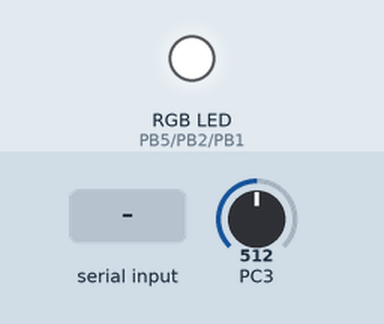
Recording of a program running on a simulated ATmega328P, built with avr-gcc and emulated at 16 MHz. Parts: an RGB LED mixed from three pins (HIGH = lit). The test bench sets the inputs (shaded band); at power-on: PC3 = 512. What the program prints to the serial monitor is not drawn.

Above: at 1.2 s.
1.3 s: "SET_COLOR=\n" received over Serial
2.8 s: "90,45\n" received over Serial
Timing chart, 0 to 5.8 s (numbered marks = the images above; inputs shaded):
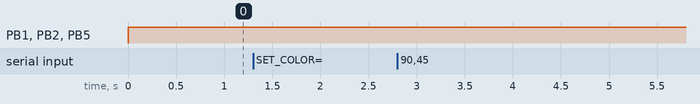

Measured:
- after the input at 1.3 s, every drawn part: stays the same
- after the input at 2.8 s, every drawn part: stays the same

The program:

main.c
```c
#include "utils.h"
#include "adc.h"
#include "control_led.h"
#include "timer2.h"
#include "cli.h"

int main(void) {
	// --- Setup de Subsistemas ---
	ControlLed_Init();
	TIMER2_Init();
	ADC_Init();

	sei();       // Habilitación global de interrupciones

	CLI_Init();  // Inicializa UART y comandos

	while (1) {
		// Procesar comandos del usuario (CLI)
		CLI_Procesar();

		// Gestión del Sensor LDR cada 100ms
		if (TIMER2_MuestraLista()) {
			TIMER2_MuestraProcesada();
			ADC_Read();
		}

		// Captura de datos del ADC
		if (ADC_GetFlag()) {
			ControlLed_ActualizarPeriodo(ADC_GetLuz());
			ADC_ClearFlag();
		}

		// Actualización constante de la envolvente PWM
		ControlLed_Actualizar(TIMER2_Get_Milisegundos());
	}
}
```

adc.c
```c
#include "adc.h"

static volatile uint8_t lectura=0;

static volatile uint8_t adc_flag=0;

void ADC_Init(){
	//Habilita ADC
	ADCSRA |= 1<<ADEN;

	//Clock prescaler en 128 -> sample frequency 125kHz
	ADCSRA |= 1<<ADPS2 | 1<<ADPS1 | 1<<ADPS0;

	//Establece Vcc como referencia
	ADMUX |= 1<<REFS0;

	//Establece channel 3 (ADC3)
	ADMUX |= 1<<MUX1 | 1<<MUX0;

	//Deshabilita digital input en el pin ADC3
	DIDR0 |= 1<<ADC3D;

	// Alinea el resultado a la izquierda. Como el ADC es de 10 bits, los 8 bits más significativos quedan en el registro ADCH
	ADMUX  |= 1<<ADLAR;

	//Habilita las interupciones
	ADCSRA |= 1<<ADIE;

}

// Inicia el proceso de conversión poniendo en alto el bit ADSC (Start Conversion)
void ADC_Read(){
	ADCSRA |= 1<< ADSC;
}

// Mecanismo dE bandera para que el programa principal sepa cuándo hay una nueva lectura disponible sin quedarse bloqueado esperando
uint8_t ADC_GetFlag(){
	return adc_flag;
}

void ADC_ClearFlag(){
	adc_flag=0;
}

// Devuelve el último valor almacenado en la variable lectura.
uint8_t ADC_GetLuz(){
	return lectura;
}

// Se ejecuta automáticamente cuando el ADC termina de procesar la muestra
ISR(ADC_vect){
	// Captura los 8 bits superiores del resultado (gracias a ADLAR).
	lectura = ADCH;

	// Avisa al sistema que el dato es nuevo.
	adc_flag=1;
}	
```

adc.h
```c
#ifndef ADC_H_
#define ADC_H_

#include "utils.h"

void ADC_Init();
uint8_t ADC_GetLuz();
void ADC_Read();
void ADC_ClearFlag();
uint8_t ADC_GetFlag();

#endif /* ADC_H_ */
```

cli.c
```c
#include "cli.h"

// Prototipo de función privada
static void procesar_comando(char *comando);

// Función de inicialización del CLI (Interfaz de Línea de Comandos)
void CLI_Init(void) {
	// Inicializar el hardware de comunicación
	UART_Init();

	// Enviar mensaje de bienvenida a través de UART
	UART_Send_String("\r\n=== LED RGB ===\r\n");
	UART_Send_String("Sistema iniciado. Esperando datos...\r\n");
	UART_Send_String("Comando: SET_COLOR=r,g,b\r\n");
}

void CLI_Procesar(void) {
	// Actúa si la UART avisa que hay datos
	if (UART_ComandoDisponible()) {
		char comando_buffer[RX_BUFFER_SIZE];
		UART_GetComando(comando_buffer, sizeof(comando_buffer));
		procesar_comando(comando_buffer);
	}
}

static void procesar_comando(char *comando) {
	char buffer_notificacion[60];

	// Validación del encabezado del comando
	if (strncmp(comando, "SET_COLOR=", 10) == 0) {
		int r, g, b;

		// Parseo de los 3 valores decimales (0-255) separados por comas
		if (sscanf(comando + 10, "%d,%d,%d", &r, &g, &b) == 3) {

			// Verificación de rango para tipos uint8_t
			if (r >= 0 && r <= 255 && g >= 0 && g <= 255 && b >= 0 && b <= 255) {

				// Actualizar el objetivo de la máquina de estados de los LEDs
				ControlLed_SetColorObjetivo((uint8_t)r, (uint8_t)g, (uint8_t)b);

				sprintf(buffer_notificacion, "OK: Color actualizado a R:%d G:%d B:%d\r\n", r, g, b);
				UART_Send_String(buffer_notificacion);
				} else {
				UART_Send_String("Error: Valores fuera de rango (0-255).\r\n");
			}
			} else {
			UART_Send_String("Error: Formato incorrecto. Use R,G,B\r\n");
		}
		} else if (strlen(comando) > 0) {
		UART_Send_String("Comando no reconocido.\r\n");
	}
}
```

cli.h
```c
#ifndef CLI_H_
#define CLI_H_

#include "utils.h"
#include "uart.h"
#include "control_led.h"

// Envíar el mensaje de bienvenida
void CLI_Init(void);

// Procesar datos de la UART
void CLI_Procesar(void);

#endif /* CLI_H_ */
```

control_led.c
```c
#include "control_led.h"
#include "pwm.h"

static volatile uint8_t  color_r = 0, color_g = 0, color_b = 0; // Color objetivo (usuario)
static uint16_t periodo_T_ms = 4500;                    // Periodo de parpadeo actual
static estado_envolvente_t estado_actual = FASE_SUBIDA;
static uint32_t inicio_fase_ms = 0;
static uint16_t apagado_ms = 0;

void ControlLed_Init(void) {
	PWM_Init();
}

void ControlLed_SetColorObjetivo(uint8_t r, uint8_t g, uint8_t b) {
	color_r = r;
	color_g = g;
	color_b = b;
}

void ControlLed_ActualizarPeriodo(uint8_t adc_val) {
	// Mas luz -> adc_val alto -> periodo menor (parpadeo mas rapido)
	periodo_T_ms = 6000UL - (((uint8_t)adc_val * 3000UL) / 255UL);

}

static uint8_t Calcular_Envolvente(uint32_t tiempo_ms) {
	uint32_t tiempo_en_fase = tiempo_ms - inicio_fase_ms;
	uint8_t salida = 0;

	switch(estado_actual) {
		case FASE_SUBIDA:
		if (tiempo_en_fase >= 1000) {
			estado_actual = FASE_MESETA;
			inicio_fase_ms = tiempo_ms;
			salida = 255;
			} else {
			salida = (uint8_t)((tiempo_en_fase * 255UL) / 1000);
		}
		break;

		case FASE_MESETA:
		if (tiempo_en_fase >= 1000) {
			estado_actual = FASE_BAJADA;
			inicio_fase_ms = tiempo_ms;
			salida = 255;
			} else {
			salida = 255;
		}
		break;

		case FASE_BAJADA:
		if (tiempo_en_fase >= 1000) {
			estado_actual = FASE_APAGADO;
			inicio_fase_ms = tiempo_ms;
			// Calcular tiempo de apagado (puede ser 0 si periodo=3000ms)
			apagado_ms = (periodo_T_ms > 3000) ? (periodo_T_ms - 3000) : 0;
			salida = 0;
			} else {
			salida = (uint8_t)(255 - ((tiempo_en_fase * 255UL) / 1000));
		}
		break;

		case FASE_APAGADO:
		if (apagado_ms == 0) {
			// Si no hay apagado, reiniciar inmediatamente
			estado_actual = FASE_SUBIDA;
			inicio_fase_ms = tiempo_ms;
			salida = 0;
		}
		else if (tiempo_en_fase >= apagado_ms) {
			// Fin del apagado, reiniciar ciclo
			estado_actual = FASE_SUBIDA;
			inicio_fase_ms = tiempo_ms;
			salida = 0;
			} else {
			// Durante el apagado
			salida = 0;
		}
		break;
	}

	return salida;
}


void ControlLed_Actualizar(uint32_t tiempo_ms) {
	uint8_t envolvente = Calcular_Envolvente(tiempo_ms);

	PWM_Set_Rojo(((uint16_t)color_r * envolvente) / 255);
	PWM_Set_Verde(((uint16_t)color_g * envolvente) / 255);
	PWM_Set_Azul(((uint16_t)color_b * envolvente) / 255);
}
```

control_led.h
```c
#ifndef CONTROL_LED_H
#define CONTROL_LED_H

#include "utils.h"
// ---------- Periodo de parpadeo (ms) ----------
#define PERIODO_MIN_MS 3000UL // Maxima luz
#define PERIODO_MAX_MS 6000UL // Minima luz

typedef enum {
	FASE_SUBIDA,
	FASE_MESETA,
	FASE_BAJADA,
	FASE_APAGADO
} estado_envolvente_t;


void ControlLed_Init(void);
void ControlLed_SetColorObjetivo(uint8_t r, uint8_t g, uint8_t b);
void ControlLed_ActualizarPeriodo(uint8_t adc_val);
void ControlLed_Actualizar(uint32_t tiempo_ms); // Recalcula envolvente y aplica al PWM

#endif
```

pwm.c
```c
#include "pwm.h"

#define PWM_PERIOD 256

// Ánodo común -> lógica invertida: "encendido" = pin en bajo (0 lógico)
#define PWM_ON()   (PORTB &= ~(1 << LED_R_PIN))
#define PWM_OFF()  (PORTB |=  (1 << LED_R_PIN))

static volatile uint8_t  duty_rojo    = 0;
static volatile uint16_t PWM_position = 0;

// ---------------- Timer1: PWM Hardware Phase Correct (Verde y Azul) ----------------
static void Timer1_Init(void) {
	// Configurar pines PB1 (Azul) y PB2 (Verde) como salidas
	DDRB |= (1 << LED_G_PIN) | (1 << LED_B_PIN);

	// Phase Correct PWM 8 bits (WGM13:0 = 0001 -> WGM10 = 1)
	// Modo Invertido para Ánodo Común (COM1A1:0 = 11, COM1B1:0 = 11)
	TCCR1A = (1 << COM1A1) | (1 << COM1A0) | (1 << COM1B1) | (1 << COM1B0) | (1 << WGM10);

	// Prescaler = 1 (CS10 = 1, WGM12 = 0, WGM13 = 0) -> Frecuencia ~31.37 kHz
	TCCR1B = (1 << CS10);

	OCR1A = 0; // Azul apagado
	OCR1B = 0; // Verde apagado
}

// ---------------- Timer0: PWM Software en Modo Phase Correct (Rojo) ----------------
static void Timer0_Init(void) {
	DDRB |= (1 << LED_R_PIN); // PB5 configurado como salida

	// Phase Correct PWM 8 bits (WGM00 = 1)
	TCCR0A = (1 << WGM00);

	// Prescaler = 1 (CS00 = 1) -> Frecuencia final de PWM ~122.5 Hz (> 30 Hz)
	TCCR0B = (1 << CS00);

	// Interrupción al desbordar en BOTTOM/TOP para mantener flujo contínuo
	OCR0A  = 255;
	TIMSK0 = (1 << OCIE0A);
}

static void PWM_Soft_Update(void) {
	if (++PWM_position >= PWM_PERIOD) {
		PWM_position = 0;
	}

	if (PWM_position < duty_rojo) {
		PWM_ON();
		} else {
		PWM_OFF();
	}
}

ISR(TIMER0_COMPA_vect) {
	PWM_Soft_Update();
}

void PWM_Init(void) {
	Timer1_Init();
	Timer0_Init();
}

void PWM_Set_Rojo(uint8_t duty) {
	duty_rojo = duty;
}

void PWM_Set_Verde(uint8_t duty) {
	OCR1B = duty; // En modo invertido, mayor OCR1B = mayor tiempo en BAJO (encendido)
}

void PWM_Set_Azul(uint8_t duty) {
	OCR1A = duty; // En modo invertido, mayor OCR1A = mayor tiempo en BAJO (encendido)
}
```

pwm.h
```c
#ifndef PWM_H
#define PWM_H
#include "utils.h"

// ---------- Pines del LED RGB (Anodo Comun) ----------
#define LED_R_PIN   PB5   // PWM por software (Timer0)
#define LED_G_PIN   PB2   // OC1B (Timer1)
#define LED_B_PIN   PB1   // OC1A (Timer1)

// Inicializa Timer1 (hw, Verde/Azul) y Timer0 (sw, Rojo)
void PWM_Init(void);
// duty: 0-255 -> 0 = apagado, 255 = maximo brillo (la inversion por
// anodo comun se maneja internamente en cada setter)
void PWM_Set_Rojo(uint8_t duty);
void PWM_Set_Verde(uint8_t duty);
void PWM_Set_Azul(uint8_t duty);
#endif
```

timer2.c
```c
#include "timer2.h"

static volatile uint32_t contador_milisegundos = 0;
static volatile uint16_t contador_100ms = 0;
static volatile uint8_t  muestra_lista  = 0;

void TIMER2_Init(void) {
	TCCR2A = (1 << WGM21); // CTC
	TCCR2B = (1 << CS22);  // prescaler = 64
	OCR2A  = 249;          // 16MHz/64/1000Hz - 1 = 1ms exacto
	TIMSK2 = (1 << OCIE2A);
}

ISR(TIMER2_COMPA_vect) {
	contador_milisegundos++;

	// Cada 100ms avisa al loop principal que es hora de medir el LDR
	if (++contador_100ms >= 100) {
		contador_100ms = 0;
		muestra_lista = 1;
	}
}


uint32_t TIMER2_Get_Milisegundos(void) {
	uint32_t ms;
	cli();
	ms = contador_milisegundos;
	sei();
	return ms;
}

uint8_t TIMER2_MuestraLista(void) {
	return muestra_lista;
}

void TIMER2_MuestraProcesada(void) {
	muestra_lista = 0;
}
```

timer2.h
```c
#ifndef TIMER2_H
#define TIMER2_H

#include "utils.h"

void TIMER2_Init(void);       // Timer2, tick de 1ms
uint32_t TIMER2_Get_Milisegundos(void); // Lectura atomica del contador de ms
uint8_t TIMER2_MuestraLista(void);   // 1 cuando pasaron 100ms desde la ultima muestra
void TIMER2_MuestraProcesada(void);  // Limpia la bandera
#endif
```

uart.c
```c
#include "uart.h"

#define USART_BAUDRATE 9600
#define BAUD_PRESCALER (((F_CPU / (USART_BAUDRATE * 16UL))) - 1)

// --- Variables para comunicación con la ISR ---
static char TX_Buffer[TX_BUFFER_SIZE];

// --- Buffer de recepción para comandos ---
static volatile char Rx_Buffer[RX_BUFFER_SIZE];
static volatile uint8_t Rx_Index = 0;
static volatile uint8_t Comando_Listo=0; //1 cuando se recibio '\r' o '\n'

// --- Inicialización UART ---
void UART_Init(void) {
	// Configurar baud rate
	// UBRR = (F_CPU / (16 * BAUD)) - 1
	// Para 9600 bps @ 16MHz: UBRR = (16000000 / (16 * 9600)) - 1 = 104.16... ? 103
	UBRR0L = BAUD_PRESCALER;
	UBRR0H = 0;

	// Configurar formato: 8 bits de datos, 1 bit de stop, sin paridad (8N1)
	// UCSZ01 = 1, UCSZ00 = 1
	UCSR0C = (1 << UCSZ01) | (1 << UCSZ00);

	// Habilitar TX, RX y activar específicamente la Interrupción de Recepción (RXCIE0)
	UCSR0B = (1 << TXEN0) | (1 << RXEN0) | (1 << RXCIE0);

	// TX (UDRIE0) se activa solo cuando hay algo para enviar
}

// --- Envío de una cadena por UART ---
void UART_Send_String(char * str) {
    // Esperar a que termine la transmisión anterior.
    // UDRIE0 permanece activo mientras la ISR sigue enviando bytes;
    // cuando llega al '\0' lo desactiva. Si cargamos TX_Buffer antes
    // de ese momento, la ISR empieza a leer el nuevo string desde la
    // posición en que quedó, saltando los primeros caracteres.
	while (UCSR0B & (1 << UDRIE0));
	strncpy(TX_Buffer, str, TX_BUFFER_SIZE-1);

	// Activar ISR de transmisi?n (arranca desde i=0 porque se reinici?)
	UCSR0B |= (1 << UDRIE0);
}

// --- Funciones para comandos ---
uint8_t UART_ComandoDisponible(void)
{
	return Comando_Listo;
}

void UART_GetComando(char *buf, uint8_t maxlen) {
	uint8_t i = 0;
	while (i < maxlen - 1 && Rx_Buffer[i] != '\0') {
		buf[i] = (char)Rx_Buffer[i];
		i++;
	}
	buf[i]    = '\0';
	Rx_Index = 0;
	Comando_Listo = 0;
}

// --- ISR de transmisión ---
ISR(USART_UDRE_vect) {
	static uint8_t i = 0;
	if (TX_Buffer[i] != '\0') {
		// Transmitir el carácter actual e incrementar el índice
		UDR0 = TX_Buffer[i];
		i++;
	}
	else {
		i=0;
		// Una vez que llegamos al final de la cadena ('\0'),
		// debemos DESHABILITAR la interrupción UDRIE0.
		// Si no lo hacemos, la CPU entrará en un bucle infinito de interrupciones
		// porque el buffer seguirá vacío pero no tenemos más qué enviar
		UCSR0B &= ~(1 << UDRIE0);
	}
}

/*
 * Interrupcion de recepcion
 * Disparada por la UART cuando hay un nuevo dato en UDR0 listo para ser leido
 */
ISR(USART_RX_vect)
{
	char dato = UDR0; //Leer dato recibido del UDR del receptor UART

	if(dato == '\r' || dato == '\n'){
		if(Rx_Index > 0 && !Comando_Listo){
			Rx_Buffer[Rx_Index] = '\0';
			Comando_Listo = 1; // Marcar comando listo para procesar en el main loop
		}
	}
	else{
		if(Rx_Index < RX_BUFFER_SIZE-1 && !Comando_Listo){
			Rx_Buffer[Rx_Index++] = dato;
		}
	}
}
```

uart.h
```c
#ifndef UART_H
#define UART_H

#include "utils.h"

#define TX_BUFFER_SIZE 128
#define RX_BUFFER_SIZE 32

// --- Inicialización UART ---
void UART_Init(void);

// --- Envío de una cadena por UART ---
void UART_Send_String(char *str);

// --- Funciones para recepción de comandos ---
uint8_t UART_ComandoDisponible(void);
void	UART_GetComando(char *buf, uint8_t maxlen);

#endif
```

utils.h
```c
#ifndef UTILS_H_
#define UTILS_H_

#define F_CPU 16000000UL
#include <util/delay.h>

#include <avr/interrupt.h>
#include <avr/io.h>

#include <stdio.h>
#include <stdlib.h>

#include <string.h>
#endif
```
